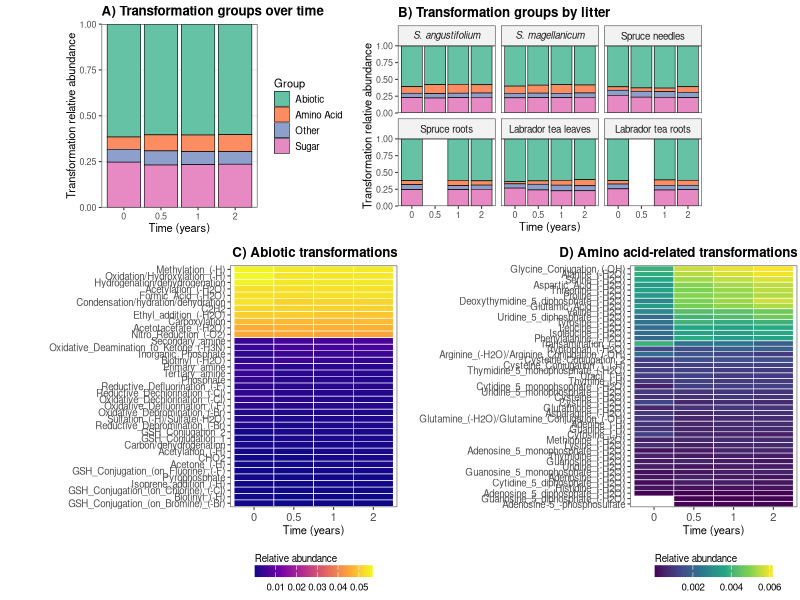
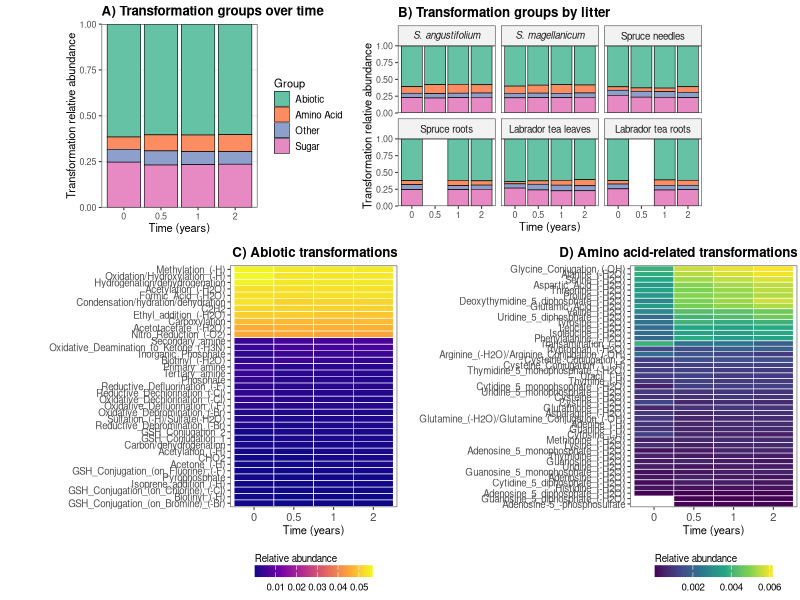

These charts were generated, in order, by the following R code:
### SPRUCE Litter decomposition 2015-2017
## Fig 3 - Transformations
## Revised layout for clearer GCA-style presentation

library(tidyverse)
library(ggplot2)
library(patchwork)
library(ragg)
library(scales)

## input data -------------------------------------------------------------
transformations_summary_df <- read.csv(
  "Input/Metabodirect_All_Sum_Time/6_transformations/Transformations_summary_counts.csv"
)
metadata <- read.csv("Input/metadata.csv")

## custom labels for facets ----------------------------------------------
custom_labels_facet <- c(
  ANG = "italic('S. angustifolium')",
  MAG = "italic('S. magellanicum')",
  SPL = "'Spruce needles'",
  SPR = "'Spruce roots'",
  LTL = "'Labrador tea leaves'",
  LTR = "'Labrador tea roots'"
)

## time variable ----------------------------------------------------------
metadata <- metadata %>%
  mutate(
    Time = recode(
      Pickup_t,
      "T_0"   = 0,
      "T_0.5" = 0.5,
      "T_1"   = 1,
      "T_2"   = 2
    )
  )

time_breaks <- c(0, 0.5, 1, 2)

## merge ------------------------------------------------------------------
trans_df <- transformations_summary_df %>%
  left_join(
    metadata %>% select(SampleID, Litter, Time),
    by = "SampleID"
  )

## summarize groups per sample -------------------------------------------
group_per_sample <- trans_df %>%
  group_by(SampleID, Litter, Time, Group) %>%
  summarise(
    Perc = sum(Perc_Counts),
    .groups = "drop"
  )

## Panel A: Groups x Time -------------------------------------------------
group_time <- group_per_sample %>%
  group_by(Time, Group) %>%
  summarise(
    MeanPerc = mean(Perc),
    .groups  = "drop"
  ) %>%
  mutate(Time = factor(Time, levels = time_breaks))

pA_overall <- ggplot(
  group_time,
  aes(x = Time, y = MeanPerc, fill = Group)
) +
  geom_col(color = "black", linewidth = 0.2, width = 0.9) +
  scale_y_continuous(
    breaks = c(0, 0.25, 0.5, 0.75, 1),
    limits = c(0, 1),
    expand = c(0, 0)
  ) +
  labs(
    title = "A) Transformation groups over time",
    x     = "Time (years)",
    y     = "Transformation relative abundance"
  ) +
  theme_bw(base_size = 8) +
  theme(
    plot.title       = element_text(hjust = 0, face = "bold"),
    panel.grid.minor = element_blank(),
    legend.position  = "right",
    legend.title     = element_text(size = 8, margin = margin(b = 2)),
    legend.text      = element_text(size = 7),
    legend.key.size  = unit(4, "mm")
  ) +
  scale_fill_brewer(palette = "Set2")

## Panel B: Groups x Litter x Time ---------------------------------------
litter_order <- c("ANG", "MAG", "SPL", "SPR", "LTL", "LTR")

group_litter_time <- group_per_sample %>%
  group_by(Litter, Time, Group) %>%
  summarise(
    MeanPerc = mean(Perc),
    .groups  = "drop"
  ) %>%
  mutate(
    Litter = factor(Litter, levels = litter_order),
    Time   = factor(Time, levels = time_breaks)
  )

pB_litter <- ggplot(
  group_litter_time,
  aes(x = Time, y = MeanPerc, fill = Group)
) +
  geom_col(color = "black", linewidth = 0.2, width = 0.9) +
  facet_wrap(
    ~ Litter,
    ncol = 3,
    labeller = as_labeller(custom_labels_facet, label_parsed)
  ) +
  scale_y_continuous(
    breaks = c(0, 0.25, 0.5, 0.75, 1),
    limits = c(0, 1),
    expand = c(0, 0)
  ) +
  labs(
    title = "B) Transformation groups by litter",
    x     = "Time (years)",
    y     = "Transformation relative abundance"
  ) +
  theme_bw(base_size = 8) +
  theme(
    plot.title       = element_text(hjust = 0, face = "bold"),
    strip.text       = element_text(size = 7),
    strip.background = element_rect(fill = "grey95"),
    panel.grid.minor = element_blank(),
    panel.grid.major = element_blank(),
    legend.position  = "none", 
    plot.margin    = margin(t = 5, r = 0, b = 5, l = 5)) +
  scale_fill_brewer(palette = "Set2")

## Major groups: Abiotic and Amino Acid ----------------------------------
major_groups <- trans_df %>%
  filter(Group %in% c("Abiotic", "Amino Acid")) %>%
  group_by(SampleID, Litter, Time, Group, Transformation) %>%
  summarise(
    Perc = sum(Perc_Counts),
    .groups = "drop"
  )

major_trans <- major_groups %>%
  group_by(Group, Transformation, Time) %>%
  summarise(
    MeanPerc = mean(Perc),
    .groups  = "drop"
  ) %>%
  ungroup()

abiotic_df <- major_trans %>%
  filter(Group == "Abiotic")

amino_df <- major_trans %>%
  filter(Group == "Amino Acid")

## reorder transformations by overall abundance --------------------------
abiotic_order <- abiotic_df %>%
  group_by(Transformation) %>%
  summarise(total = mean(MeanPerc), .groups = "drop") %>%
  arrange(total) %>%
  pull(Transformation)

amino_order <- amino_df %>%
  group_by(Transformation) %>%
  summarise(total = mean(MeanPerc), .groups = "drop") %>%
  arrange(total) %>%
  pull(Transformation)

abiotic_df <- abiotic_df %>%
  mutate(
    Time = factor(Time, levels = time_breaks),
    Transformation = factor(Transformation, levels = abiotic_order)
  )

amino_df <- amino_df %>%
  mutate(
    Time = factor(Time, levels = time_breaks),
    Transformation = factor(Transformation, levels = amino_order)
  )

## common heatmap theme ---------------------------------------------------
heatmap_theme <- theme_bw(base_size = 8) +
  theme(
    plot.title       = element_text(hjust = 1, face = "bold"),
    panel.grid      = element_blank(),
    axis.text.y     = element_text(size = 7),
    axis.text.x     = element_text(size = 8),
    legend.position = "bottom",
    legend.title    = element_text(size = 7, margin = margin(b = 2)),
    legend.text     = element_text(size = 7),
    legend.key.width = unit(12, "mm"),
    legend.key.height = unit(3, "mm"),
    plot.margin     = margin(t = 5, r = 2, b = 2, l = 5)
  )

## Panel C: Abiotic heatmap ----------------------------------------------
pC_abiotic <- ggplot(
  abiotic_df,
  aes(x = Time, y = Transformation, fill = MeanPerc)
) +
  geom_tile(color = "white", linewidth = 0.2) +
  scale_fill_viridis_c(
    option = "C",
    name   = "Relative abundance"
  ) +
  labs(
    title = "C) Abiotic transformations",
    x     = "Time (years)",
    y     = NULL
  ) +
  heatmap_theme +
  guides(
    fill = guide_colorbar(
      title.position = "top",
      barwidth = unit(30, "mm"),
      barheight = unit(3, "mm")
    )
  )

## Panel D: Amino acid-related heatmap -----------------------------------
pD_amino <- ggplot(
  amino_df,
  aes(x = Time, y = Transformation, fill = MeanPerc)
) +
  geom_tile(color = "white", linewidth = 0.2) +
  scale_fill_viridis_c(
    option = "D",
    name   = "Relative abundance"
  ) +
  labs(
    title = "D) Amino acid-related transformations",
    x     = "Time (years)",
    y     = NULL
  ) +
  heatmap_theme +
  guides(
    fill = guide_colorbar(
      title.position = "top",
      barwidth = unit(30, "mm"),
      barheight = unit(3, "mm")
    )
  )

## layout -----------------------------------------------------------------
library(cowplot) 
## Top row with A and B (no patchwork)
empty_plot <- ggplot() + theme_void()
top_row <- cowplot::plot_grid(
  empty_plot, pA_overall, pB_litter, 
  nrow       = 1,
  rel_widths = c(0.2, 1, 1.5),  # last slot has almost no width
  align      = "v",
  axis       = "lr"
)
bottom_row <- cowplot::plot_grid(
  pC_abiotic, pD_amino,
  nrow       = 1,
  rel_widths = c(1, 1),
  align      = "v",
  axis       = "lr"
)

fig3_cow <- cowplot::plot_grid(
  top_row,
  bottom_row,
  ncol        = 1,
  rel_heights = c(1, 1.5),
  align       = "v"
)
fig3_cow

ggsave(
  "Plots/Updated/Fig3_transformations_cowplot.tiff",
  fig3_cow,
  width       = 190,
  height      = 200,
  units       = "mm",
  dpi         = 300,
  device      = agg_tiff,bg = "white",
  compression = "lzw"
)
